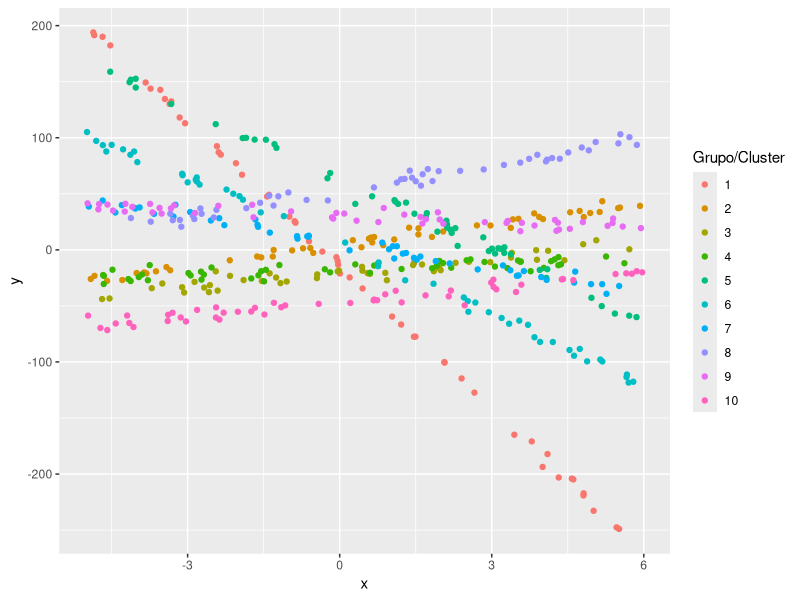

Write R code to recreate this figure. (Note: this script raises an error after producing the figure.)
## ---- chunk 1
knitr::opts_chunk$set(echo = TRUE)
## ---- chunk 2
ni <- 50 # Número por grupo
G <- 10 # número de grupos
nobs <- ni * 10                      # Numero total de observaciones
grupo <- factor(rep(x=1:G, each=ni)) # Para crear la variable grupal de 1 a G
obs <- rep(x=1:ni, times=G)           # Para identificar las obs por grupo
x <- runif(n=nobs, min=-5, max=6)  # La covariable
b0 <- rnorm(n=G, mean=0, sd=sqrt(625))    # El Intercepto aleatorio
b0 <- rep(x=b0, each=ni)              # El intercepto aleatorio pero repetido

b1 <- rnorm(n=G, mean=0, sd=sqrt(200))  #slope aleatoria
b1 <- rep(x=b1, each=ni)
#b1 = 0

media <- 4 - 6 * x + b0 + b1*x           # La media
sigma_sq = 16 #standard deviation
y <- rnorm(n=nobs, mean=media, sd=sqrt(sigma_sq)) # La variable respuesta
datos <- data.frame(grupo, obs, b0, x, y) # Organizando el dataframe
## ---- chunk 3
library(ggplot2)
ggplot(datos, aes(x, y, color=grupo) ) + 
  geom_point() + 
  labs(colour="Grupo/Cluster")
## ---- chunk 4
library(lme4)
fit <- lmer(y ~ x + (1 + x | grupo), data=datos)
summary(fit)
## ---- chunk 5
## Efectos fijos
fixef(fit)

## Obtención de varianzas
VarCorr(fit)

## Obtención de random-effects
ranef(fit)

##Obtención de la expresión del modelo
coef(fit)

## Intervalos de confianza
confint(fit)

## predicciones
#predict(fit, newdata= data.frame(grupo=c(1,2), x = c(3,5)))
## ---- chunk 6
library(nlme)


fit2 <- lme(y ~ x + 1, data = datos, random = ~ 1 + x | grupo)
summary(fit2)

## ---- chunk 7
se <- temp$coefficients[2,2]
B_Est <- temp$coefficients[2,1]
B_test <- -0.5

t <- (B_Est - B_test)/se

pt(t, lower.tail = F, df = dim(datos)[1] - 2 - 3)

## ---- chunk 8
mod1 <- lmer(Reaction~Days + (1+Days|Subject) , data = sleepstudy, REML =F)

mod2 <- lmer(Reaction~Days+I(Days^2) + (1 + Days |Subject), data = sleepstudy, REML =F)

anova(mod1, mod2)
## ---- chunk 9
mod1_alt <- lme(Reaction~Days , data = sleepstudy, random =~1+Days|Subject , method="ML") 

mod2_alt <- lme(Reaction~Days+I(Days^2), data = sleepstudy, random =~1+Days|Subject , method= "ML") 

simul <- simulate.lme(object=mod1_alt, m2=mod2_alt, method="ML", nsim=1000)
lrts_nlme <- -2 * (simul$null$ML[, 2] - simul$alt$ML[, 2])
acumulada1 <- ecdf(x=lrts_nlme) # F(x) para los valores LRT

anova(mod1, mod2)$L.Ratio; anova(mod1_alt, mod2_alt)$`p-value`
1 - acumulada1(1.65775)
## ---- chunk 10

data(sleepstudy)
nrep <- 5000
lrts_lme4 <- numeric(nrep)
for (i in 1:nrep) {
  new_y_h0 <- simulate(mod1) # Asumiendo H0 verdadera
  sleepstudy$new_y_h0 <- new_y_h0$sim_1
  aux0 <- lmer(new_y_h0 ~ Days + (1+Days|Subject), data=sleepstudy, REML=FALSE)
  aux1 <- lmer(new_y_h0 ~ Days+I(Days^2) + (1 + Days |Subject), data=sleepstudy, REML=FALSE)
  lrts_lme4[i] <- -2 * (logLik(aux0) - logLik(aux1))
}
acumulada2 <- ecdf(x=lrts_lme4) # F(x) para los valores LRT
1 - acumulada2(1.6577)
